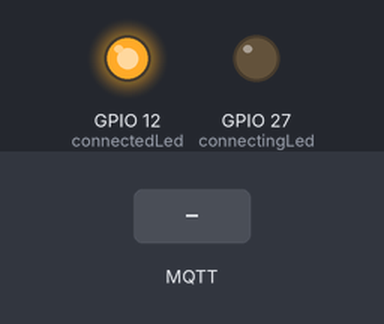
Bench run of a sketch on a simulated ESP32. Shown: output pins drawn as LEDs (lit = HIGH). The test bench sets the inputs (shaded band). WiFi joins after 1.5 s; servers stay silent unless stated; no MQTT or app messages arrive unless stated; what the sketch prints to the serial monitor is not drawn.

Above: at 2.7 s.
2.8 s: MQTT message "1" arrives on the first subscribed topic
At 3.4 s:
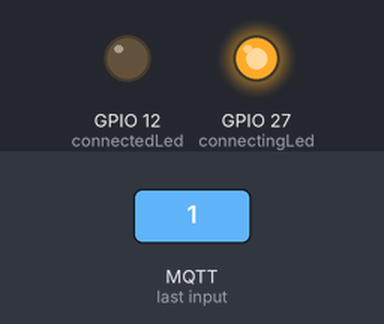
5.3 s: MQTT message "on" arrives on the first subscribed topic
At 6.55 s:
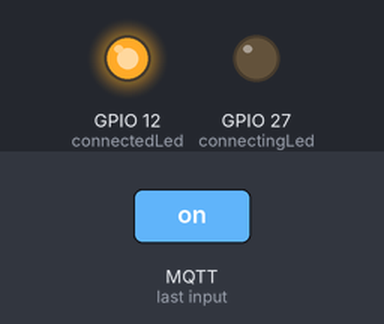
6.8 s: MQTT message "off" arrives on the first subscribed topic
At 7.6 s:
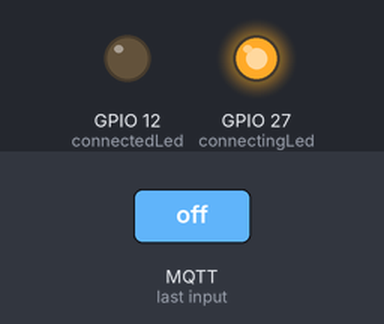
Timing chart, 0 to 9.8 s (numbered marks = the images above; inputs shaded):
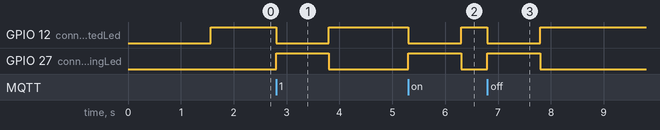

The sketch:

ESP32.ino
```cpp
#include <WiFi.h>
#include <PubSubClient.h>

const char* ssid = "x";
const char* password = "x";
const char* mqtt_server = "x";
const char* topic = "x";

const int connectingLed = 27;
const int connectedLed = 12;

WiFiClient espClient;
PubSubClient client(espClient);

void setup() {
  Serial.begin(115200);
  setup_wifi();
  client.setServer(mqtt_server, 1883);
  client.setCallback(callback);

  pinMode(connectingLed, OUTPUT);
  pinMode(connectedLed, OUTPUT);

}

void setup_wifi() {
  delay(10);
  Serial.println();
  Serial.print("Connecting to " + String(ssid));

  WiFi.begin(ssid, password);

  while (WiFi.status() != WL_CONNECTED) {
    delay(500);
    Serial.print(".");
  }

    Serial.println("");
    Serial.print("WiFi connected. IP address: ");
    Serial.println(WiFi.localIP());
}

void callback(char* topic, byte* payload, unsigned int length) {
  Serial.print("Message arrived [" + String(topic) + "]: ");
  for (int i = 0; i < length; i++) {
    Serial.print((char)payload[i]);
  }
  Serial.println();
  digitalWrite(connectedLed, LOW);
  digitalWrite(connectingLed, HIGH);
  delay(1000);
  digitalWrite(connectingLed, LOW);
  digitalWrite(connectedLed, HIGH);

}

void reconnect() {

    if (client.connect("ESP32Client")) {
      client.subscribe(topic);
      Serial.println("Subscribed to topic '" + String(topic) + "'.");
      digitalWrite(connectedLed, HIGH);
    } else {
      Serial.println("failed, rc=" + String(client.state()));
      Serial.println("Trying again in 5 seconds...");
      delay(5000);
    }
    if (!client.connected()) {
    Serial.println("Reconnecting...");
    }
}

void loop() {
  while (!client.connected()) {
    reconnect();
  }
  client.loop();
}
```

Measured:
- after the input at 2.8 s, GPIO 12 (connectedLed): HIGH → LOW at once, → HIGH 1.0 s later; GPIO 27 (connectingLed): LOW → HIGH at once, → LOW 1.0 s later
- after the input at 5.3 s, GPIO 12 (connectedLed): HIGH → LOW at once, → HIGH 1.0 s later; GPIO 27 (connectingLed): LOW → HIGH at once, → LOW 1.0 s later
- after the input at 6.8 s, GPIO 12 (connectedLed): HIGH → LOW at once, → HIGH 1.0 s later; GPIO 27 (connectingLed): LOW → HIGH at once, → LOW 1.0 s later
